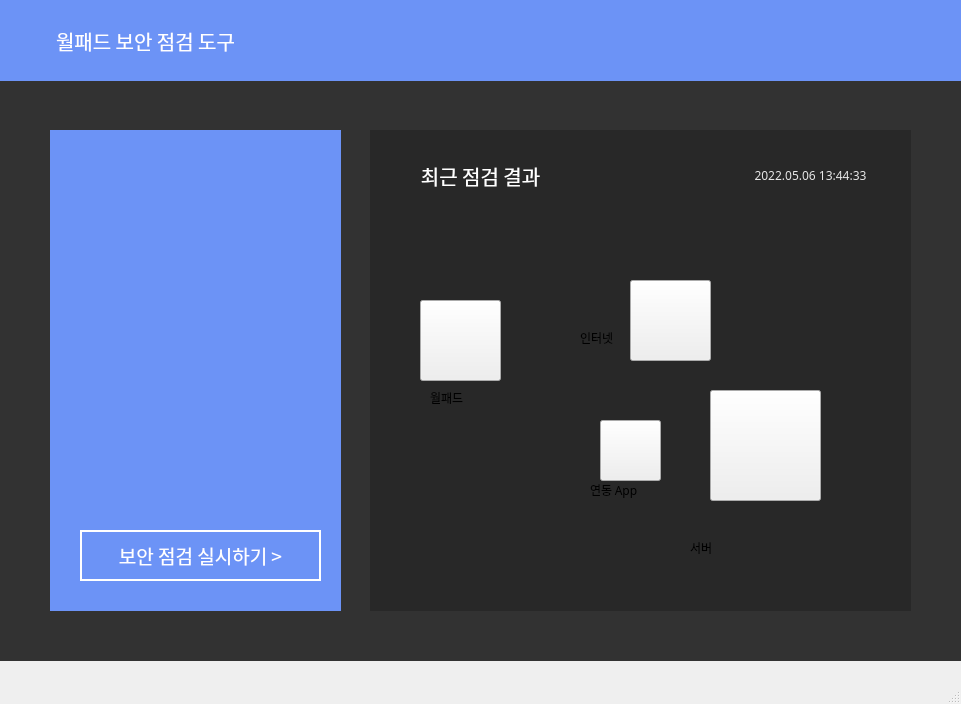
<?xml version="1.0" encoding="UTF-8"?>
<ui version="4.0">
 <class>MainWindow</class>
 <widget class="QMainWindow" name="MainWindow">
  <property name="geometry">
   <rect>
    <x>0</x>
    <y>0</y>
    <width>961</width>
    <height>704</height>
   </rect>
  </property>
  <property name="windowTitle">
   <string>MainWindow</string>
  </property>
  <widget class="QWidget" name="centralwidget">
   <widget class="QLabel" name="label_5">
    <property name="geometry">
     <rect>
      <x>-40</x>
      <y>-40</y>
      <width>1031</width>
      <height>701</height>
     </rect>
    </property>
    <property name="font">
     <font>
      <family>Gmarket Sans TTF</family>
      <pointsize>16</pointsize>
      <weight>50</weight>
      <bold>false</bold>
      <kerning>true</kerning>
     </font>
    </property>
    <property name="autoFillBackground">
     <bool>false</bool>
    </property>
    <property name="styleSheet">
     <string notr="true">background-color: rgb(50, 50, 50);
border-color: rgb(0, 0, 0);</string>
    </property>
    <property name="text">
     <string/>
    </property>
    <property name="scaledContents">
     <bool>false</bool>
    </property>
    <property name="alignment">
     <set>Qt::AlignCenter</set>
    </property>
   </widget>
   <widget class="QLabel" name="label_2">
    <property name="geometry">
     <rect>
      <x>370</x>
      <y>130</y>
      <width>541</width>
      <height>481</height>
     </rect>
    </property>
    <property name="font">
     <font>
      <family>Gmarket Sans TTF</family>
      <pointsize>11</pointsize>
      <weight>50</weight>
      <bold>false</bold>
      <kerning>true</kerning>
     </font>
    </property>
    <property name="autoFillBackground">
     <bool>false</bool>
    </property>
    <property name="styleSheet">
     <string notr="true">background-color: rgb(40, 40, 40);
border-color: rgb(0, 0, 0);
    </string>
    </property>
    <property name="text">
     <string/>
    </property>
    <property name="scaledContents">
     <bool>false</bool>
    </property>
   </widget>
   <widget class="QLabel" name="label_3">
    <property name="geometry">
     <rect>
      <x>50</x>
      <y>130</y>
      <width>291</width>
      <height>481</height>
     </rect>
    </property>
    <property name="font">
     <font>
      <family>Gmarket Sans TTF</family>
      <pointsize>11</pointsize>
      <weight>50</weight>
      <bold>false</bold>
      <kerning>true</kerning>
     </font>
    </property>
    <property name="autoFillBackground">
     <bool>false</bool>
    </property>
    <property name="styleSheet">
     <string notr="true">background-color: rgb(108, 147, 246);
border-color: rgb(0, 0, 0);</string>
    </property>
    <property name="text">
     <string/>
    </property>
    <property name="scaledContents">
     <bool>false</bool>
    </property>
   </widget>
   <widget class="QPushButton" name="pushButton_3">
    <property name="geometry">
     <rect>
      <x>80</x>
      <y>530</y>
      <width>241</width>
      <height>51</height>
     </rect>
    </property>
    <property name="font">
     <font>
      <family>AppleSDGothicNeoM00</family>
      <pointsize>14</pointsize>
      <weight>50</weight>
      <bold>false</bold>
     </font>
    </property>
    <property name="cursor">
     <cursorShape>PointingHandCursor</cursorShape>
    </property>
    <property name="autoFillBackground">
     <bool>false</bool>
    </property>
    <property name="styleSheet">
     <string notr="true">background-color : rgb(108, 147, 246);
color : rgb(255,255,255);
border: 2px solid rgb(255,255,255)</string>
    </property>
    <property name="text">
     <string>보안 점검 실시하기 &gt;</string>
    </property>
    <property name="autoDefault">
     <bool>false</bool>
    </property>
    <property name="default">
     <bool>false</bool>
    </property>
    <property name="flat">
     <bool>false</bool>
    </property>
   </widget>
   <widget class="QLabel" name="label">
    <property name="geometry">
     <rect>
      <x>80</x>
      <y>230</y>
      <width>231</width>
      <height>231</height>
     </rect>
    </property>
    <property name="sizePolicy">
     <sizepolicy hsizetype="Preferred" vsizetype="Preferred">
      <horstretch>0</horstretch>
      <verstretch>0</verstretch>
     </sizepolicy>
    </property>
    <property name="font">
     <font>
      <pointsize>2</pointsize>
     </font>
    </property>
    <property name="text">
     <string/>
    </property>
    <property name="textFormat">
     <enum>Qt::AutoText</enum>
    </property>
    <property name="pixmap">
     <pixmap>shield.png</pixmap>
    </property>
    <property name="scaledContents">
     <bool>true</bool>
    </property>
    <property name="alignment">
     <set>Qt::AlignCenter</set>
    </property>
   </widget>
   <widget class="QLabel" name="label_4">
    <property name="geometry">
     <rect>
      <x>400</x>
      <y>150</y>
      <width>161</width>
      <height>51</height>
     </rect>
    </property>
    <property name="font">
     <font>
      <family>AppleSDGothicNeoM00</family>
      <pointsize>15</pointsize>
     </font>
    </property>
    <property name="styleSheet">
     <string notr="true">color : rgb(255, 255, 255)</string>
    </property>
    <property name="text">
     <string>최근 점검 결과</string>
    </property>
    <property name="alignment">
     <set>Qt::AlignCenter</set>
    </property>
   </widget>
   <widget class="QLabel" name="label_6">
    <property name="geometry">
     <rect>
      <x>730</x>
      <y>150</y>
      <width>161</width>
      <height>51</height>
     </rect>
    </property>
    <property name="font">
     <font>
      <family>AppleSDGothicNeoM00</family>
      <pointsize>9</pointsize>
     </font>
    </property>
    <property name="styleSheet">
     <string notr="true">color : rgb(230, 230, 230)</string>
    </property>
    <property name="text">
     <string>2022.05.06 13:44:33</string>
    </property>
    <property name="alignment">
     <set>Qt::AlignCenter</set>
    </property>
   </widget>
   <widget class="QLabel" name="label_7">
    <property name="geometry">
     <rect>
      <x>-20</x>
      <y>0</y>
      <width>1021</width>
      <height>81</height>
     </rect>
    </property>
    <property name="font">
     <font>
      <family>Gmarket Sans TTF</family>
      <pointsize>11</pointsize>
      <weight>50</weight>
      <bold>false</bold>
      <kerning>true</kerning>
     </font>
    </property>
    <property name="autoFillBackground">
     <bool>false</bool>
    </property>
    <property name="styleSheet">
     <string notr="true">background-color: rgb(108, 147, 246);
border-color: rgb(0, 0, 0);</string>
    </property>
    <property name="text">
     <string/>
    </property>
    <property name="scaledContents">
     <bool>false</bool>
    </property>
   </widget>
   <widget class="QLabel" name="label_8">
    <property name="geometry">
     <rect>
      <x>10</x>
      <y>15</y>
      <width>271</width>
      <height>51</height>
     </rect>
    </property>
    <property name="font">
     <font>
      <family>AppleSDGothicNeoM00</family>
      <pointsize>15</pointsize>
     </font>
    </property>
    <property name="styleSheet">
     <string notr="true">color : rgb(255, 255, 255)</string>
    </property>
    <property name="text">
     <string>월패드 보안 점검 도구</string>
    </property>
    <property name="alignment">
     <set>Qt::AlignCenter</set>
    </property>
   </widget>
   <widget class="QLabel" name="label_9">
    <property name="geometry">
     <rect>
      <x>380</x>
      <y>210</y>
      <width>521</width>
      <height>371</height>
     </rect>
    </property>
    <property name="text">
     <string/>
    </property>
    <property name="pixmap">
     <pixmap>after.png</pixmap>
    </property>
   </widget>
   <widget class="QLabel" name="label_10">
    <property name="geometry">
     <rect>
      <x>430</x>
      <y>300</y>
      <width>81</width>
      <height>81</height>
     </rect>
    </property>
    <property name="text">
     <string/>
    </property>
   </widget>
   <widget class="QLabel" name="label_11">
    <property name="geometry">
     <rect>
      <x>590</x>
      <y>410</y>
      <width>81</width>
      <height>81</height>
     </rect>
    </property>
    <property name="text">
     <string/>
    </property>
   </widget>
   <widget class="QLabel" name="label_12">
    <property name="geometry">
     <rect>
      <x>730</x>
      <y>400</y>
      <width>81</width>
      <height>81</height>
     </rect>
    </property>
    <property name="text">
     <string/>
    </property>
   </widget>
   <widget class="QLabel" name="label_13">
    <property name="geometry">
     <rect>
      <x>630</x>
      <y>280</y>
      <width>81</width>
      <height>81</height>
     </rect>
    </property>
    <property name="text">
     <string/>
    </property>
   </widget>
   <widget class="QPushButton" name="pushButton">
    <property name="geometry">
     <rect>
      <x>420</x>
      <y>300</y>
      <width>81</width>
      <height>81</height>
     </rect>
    </property>
    <property name="cursor">
     <cursorShape>OpenHandCursor</cursorShape>
    </property>
    <property name="text">
     <string/>
    </property>
   </widget>
   <widget class="QPushButton" name="pushButton_2">
    <property name="geometry">
     <rect>
      <x>600</x>
      <y>420</y>
      <width>61</width>
      <height>61</height>
     </rect>
    </property>
    <property name="cursor">
     <cursorShape>OpenHandCursor</cursorShape>
    </property>
    <property name="text">
     <string/>
    </property>
   </widget>
   <widget class="QPushButton" name="pushButton_4">
    <property name="geometry">
     <rect>
      <x>710</x>
      <y>390</y>
      <width>111</width>
      <height>111</height>
     </rect>
    </property>
    <property name="cursor">
     <cursorShape>OpenHandCursor</cursorShape>
    </property>
    <property name="text">
     <string/>
    </property>
   </widget>
   <widget class="QPushButton" name="pushButton_5">
    <property name="geometry">
     <rect>
      <x>630</x>
      <y>280</y>
      <width>81</width>
      <height>81</height>
     </rect>
    </property>
    <property name="cursor">
     <cursorShape>OpenHandCursor</cursorShape>
    </property>
    <property name="text">
     <string/>
    </property>
   </widget>
   <widget class="QLabel" name="label_15">
    <property name="geometry">
     <rect>
      <x>430</x>
      <y>390</y>
      <width>51</width>
      <height>16</height>
     </rect>
    </property>
    <property name="font">
     <font>
      <family>AppleSDGothicNeoM00</family>
     </font>
    </property>
    <property name="cursor">
     <cursorShape>ArrowCursor</cursorShape>
    </property>
    <property name="text">
     <string>월패드</string>
    </property>
   </widget>
   <widget class="QLabel" name="label_16">
    <property name="geometry">
     <rect>
      <x>590</x>
      <y>480</y>
      <width>61</width>
      <height>20</height>
     </rect>
    </property>
    <property name="font">
     <font>
      <family>AppleSDGothicNeoM00</family>
     </font>
    </property>
    <property name="cursor">
     <cursorShape>ArrowCursor</cursorShape>
    </property>
    <property name="text">
     <string>연동 App</string>
    </property>
   </widget>
   <widget class="QLabel" name="label_17">
    <property name="geometry">
     <rect>
      <x>690</x>
      <y>540</y>
      <width>51</width>
      <height>16</height>
     </rect>
    </property>
    <property name="font">
     <font>
      <family>AppleSDGothicNeoM00</family>
     </font>
    </property>
    <property name="cursor">
     <cursorShape>ArrowCursor</cursorShape>
    </property>
    <property name="text">
     <string>서버</string>
    </property>
   </widget>
   <widget class="QLabel" name="label_18">
    <property name="geometry">
     <rect>
      <x>580</x>
      <y>330</y>
      <width>41</width>
      <height>16</height>
     </rect>
    </property>
    <property name="font">
     <font>
      <family>AppleSDGothicNeoM00</family>
     </font>
    </property>
    <property name="cursor">
     <cursorShape>ArrowCursor</cursorShape>
    </property>
    <property name="text">
     <string>인터넷</string>
    </property>
   </widget>
  </widget>
  <widget class="QMenuBar" name="menubar">
   <property name="geometry">
    <rect>
     <x>0</x>
     <y>0</y>
     <width>961</width>
     <height>26</height>
    </rect>
   </property>
  </widget>
  <widget class="QStatusBar" name="statusbar"/>
 </widget>
 <resources/>
 <connections/>
</ui>
